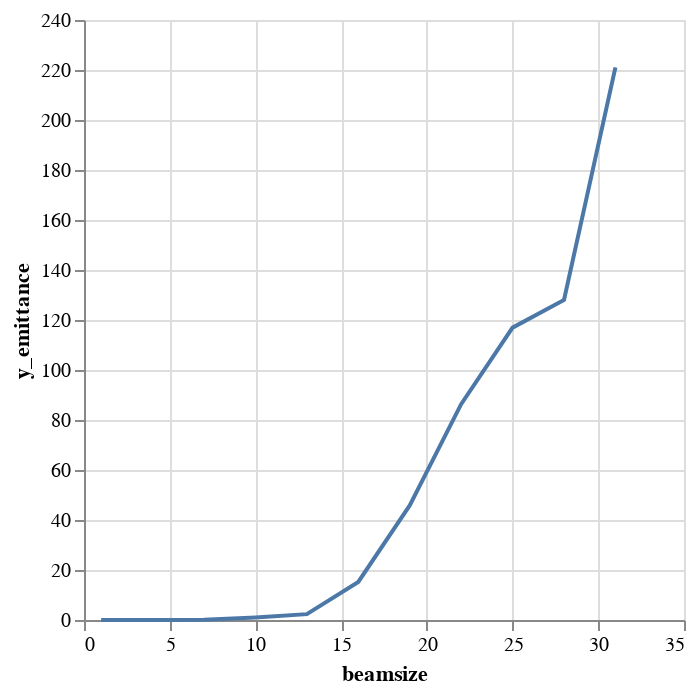

The notebook cell this image was saved under:
### Code cell
alt.Chart(emit_df).mark_line().encode(
    x='beamsize',
    y='y_emittance',
)

### Figure 1 — Vega-Lite specification as saved in the notebook (floating-point values rounded to 4 significant figures)
{"$schema": "https://vega.github.io/schema/vega-lite/v1.2.1.json", "data": {"values": [{"beamsize": 1, "losses": 0, "relbeta": 0.002309, "sourceID": 16777217, "sourceName": "bs_1", "x_emittance": 0.003294, "x_norm_emittance": 7.604e-06, "y_emittance": 5.259e-05, "y_norm_emittance": 1.214e-07}, {"beamsize": 4, "losses": 0, "relbeta": 0.002309, "sourceID": 16777218, "sourceName": "bs_4", "x_emittance": 0.1084, "x_norm_emittance": 0.0002503, "y_emittance": 0.007248, "y_norm_emittance": 1.673e-05}, {"beamsize": 7, "losses": 0, "relbeta": 0.002309, "sourceID": 16777219, "sourceName": "bs_7", "x_emittance": 0.6608, "x_norm_emittance": 0.001525, "y_emittance": 0.05693, "y_norm_emittance": 0.0001314}, {"beamsize": 10, "losses": 0, "relbeta": 0.002309, "sourceID": 16777220, "sourceName": "bs_10", "x_emittance": 2.092, "x_norm_emittance": 0.00483, "y_emittance": 1.005, "y_norm_emittance": 0.00232}, {"beamsize": 13, "losses": 2, "relbeta": 0.002309, "sourceID": 16777221, "sourceName": "bs_13", "x_emittance": 6.011, "x_norm_emittance": 0.01388, "y_emittance": 2.339, "y_norm_emittance": 0.0054}, {"beamsize": 16, "losses": 13, "relbeta": 0.002309, "sourceID": 16777222, "sourceName": "bs_16", "x_emittance": 21.34, "x_norm_emittance": 0.04926, "y_emittance": 15.22, "y_norm_emittance": 0.03513}, {"beamsize": 19, "losses": 34, "relbeta": 0.002309, "sourceID": 16777223, "sourceName": "bs_19", "x_emittance": 44.99, "x_norm_emittance": 0.1039, "y_emittance": 45.82, "y_norm_emittance": 0.1058}, {"beamsize": 22, "losses": 69, "relbeta": 0.002309, "sourceID": 16777224, "sourceName": "bs_22", "x_emittance": 78.56, "x_norm_emittance": 0.1814, "y_emittance": 86.33, "y_norm_emittance": 0.1993}, {"beamsize": 25, "losses": 126, "relbeta": 0.002309, "sourceID": 16777225, "sourceName": "bs_25", "x_emittance": 89.03, "x_norm_emittance": 0.2055, "y_emittance": 116.9, "y_norm_emittance": 0.27}, {"beamsize": 28, "losses": 167, "relbeta": 0.002309, "sourceID": 16777226, "sourceName": "bs_28", "x_emittance": 107.5, "x_norm_emittance": 0.2482, "y_emittance": 128.0, "y_norm_emittance": 0.2956}, {"beamsize": 31, "losses": 219, "relbeta": 0.002309, "sourceID": 16777227, "sourceName": "bs_31", "x_emittance": 150.2, "x_norm_emittance": 0.3467, "y_emittance": 221.0, "y_norm_emittance": 0.5102}]}, "encoding": {"x": {"field": "beamsize", "type": "quantitative"}, "y": {"field": "y_emittance", "type": "quantitative"}}, "mark": "line"}
